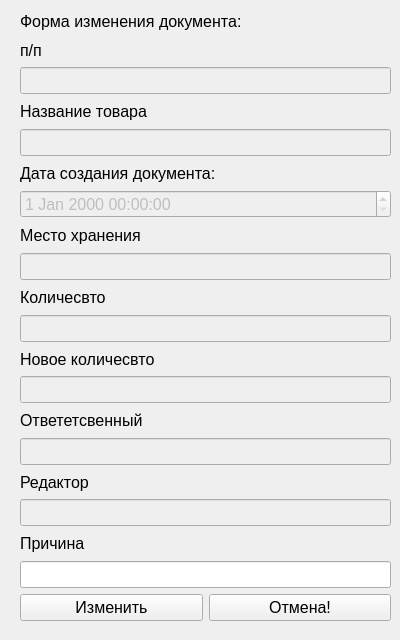
<?xml version="1.0" encoding="UTF-8"?>
<ui version="4.0">
 <class>MainUsersWorkersInventoryModify</class>
 <widget class="QWidget" name="MainUsersWorkersInventoryModify">
  <property name="geometry">
   <rect>
    <x>0</x>
    <y>0</y>
    <width>400</width>
    <height>640</height>
   </rect>
  </property>
  <property name="windowTitle">
   <string>Изменение</string>
  </property>
  <property name="windowIcon">
   <iconset resource="src.qrc">
    <normaloff>:/images/img/logopm.png</normaloff>:/images/img/logopm.png</iconset>
  </property>
  <property name="styleSheet">
   <string notr="true">#MainUsersWorkersInventoryModify{
border-image: url(:/images/img/fonpril.png);}</string>
  </property>
  <widget class="QWidget" name="">
   <property name="geometry">
    <rect>
     <x>20</x>
     <y>10</y>
     <width>371</width>
     <height>611</height>
    </rect>
   </property>
   <layout class="QVBoxLayout" name="verticalLayout_2">
    <item>
     <layout class="QVBoxLayout" name="verticalLayout">
      <item>
       <widget class="QLabel" name="label">
        <property name="font">
         <font>
          <pointsize>12</pointsize>
         </font>
        </property>
        <property name="text">
         <string>Форма изменения документа:</string>
        </property>
       </widget>
      </item>
      <item>
       <widget class="QLabel" name="label_10">
        <property name="font">
         <font>
          <pointsize>12</pointsize>
         </font>
        </property>
        <property name="text">
         <string>п/п</string>
        </property>
       </widget>
      </item>
      <item>
       <widget class="QLineEdit" name="txtID">
        <property name="enabled">
         <bool>false</bool>
        </property>
        <property name="font">
         <font>
          <pointsize>12</pointsize>
         </font>
        </property>
       </widget>
      </item>
      <item>
       <widget class="QLabel" name="label_2">
        <property name="font">
         <font>
          <pointsize>12</pointsize>
         </font>
        </property>
        <property name="text">
         <string>Название товара</string>
        </property>
       </widget>
      </item>
      <item>
       <widget class="QLineEdit" name="txtProduct">
        <property name="enabled">
         <bool>false</bool>
        </property>
        <property name="font">
         <font>
          <pointsize>12</pointsize>
         </font>
        </property>
       </widget>
      </item>
      <item>
       <widget class="QLabel" name="label_3">
        <property name="font">
         <font>
          <pointsize>12</pointsize>
         </font>
        </property>
        <property name="text">
         <string>Дата создания документа:</string>
        </property>
       </widget>
      </item>
      <item>
       <widget class="QDateTimeEdit" name="dtDate">
        <property name="enabled">
         <bool>false</bool>
        </property>
        <property name="font">
         <font>
          <pointsize>12</pointsize>
         </font>
        </property>
       </widget>
      </item>
      <item>
       <widget class="QLabel" name="label_4">
        <property name="font">
         <font>
          <pointsize>12</pointsize>
         </font>
        </property>
        <property name="text">
         <string>Место хранения</string>
        </property>
       </widget>
      </item>
      <item>
       <widget class="QLineEdit" name="txtLocation">
        <property name="enabled">
         <bool>false</bool>
        </property>
        <property name="font">
         <font>
          <pointsize>12</pointsize>
         </font>
        </property>
       </widget>
      </item>
      <item>
       <widget class="QLabel" name="label_5">
        <property name="font">
         <font>
          <pointsize>12</pointsize>
         </font>
        </property>
        <property name="text">
         <string>Количесвто</string>
        </property>
       </widget>
      </item>
      <item>
       <widget class="QLineEdit" name="txtCount">
        <property name="enabled">
         <bool>false</bool>
        </property>
        <property name="font">
         <font>
          <pointsize>12</pointsize>
         </font>
        </property>
       </widget>
      </item>
      <item>
       <widget class="QLabel" name="label_9">
        <property name="font">
         <font>
          <pointsize>12</pointsize>
         </font>
        </property>
        <property name="text">
         <string>Новое количесвто</string>
        </property>
       </widget>
      </item>
      <item>
       <widget class="QLineEdit" name="txtNewCount">
        <property name="enabled">
         <bool>false</bool>
        </property>
        <property name="font">
         <font>
          <pointsize>12</pointsize>
         </font>
        </property>
       </widget>
      </item>
      <item>
       <widget class="QLabel" name="label_6">
        <property name="font">
         <font>
          <pointsize>12</pointsize>
         </font>
        </property>
        <property name="text">
         <string>Ответетсвенный</string>
        </property>
       </widget>
      </item>
      <item>
       <widget class="QLineEdit" name="txtResponsible">
        <property name="enabled">
         <bool>false</bool>
        </property>
        <property name="font">
         <font>
          <pointsize>12</pointsize>
         </font>
        </property>
       </widget>
      </item>
      <item>
       <widget class="QLabel" name="label_7">
        <property name="font">
         <font>
          <pointsize>12</pointsize>
         </font>
        </property>
        <property name="text">
         <string>Редактор</string>
        </property>
       </widget>
      </item>
      <item>
       <widget class="QLineEdit" name="txtChanger">
        <property name="enabled">
         <bool>false</bool>
        </property>
        <property name="font">
         <font>
          <pointsize>12</pointsize>
         </font>
        </property>
       </widget>
      </item>
      <item>
       <widget class="QLabel" name="label_8">
        <property name="font">
         <font>
          <pointsize>12</pointsize>
         </font>
        </property>
        <property name="text">
         <string>Причина</string>
        </property>
       </widget>
      </item>
      <item>
       <widget class="QLineEdit" name="txtExplanations">
        <property name="font">
         <font>
          <pointsize>12</pointsize>
         </font>
        </property>
       </widget>
      </item>
     </layout>
    </item>
    <item>
     <layout class="QHBoxLayout" name="horizontalLayout">
      <item>
       <widget class="QPushButton" name="pbEdit">
        <property name="font">
         <font>
          <pointsize>12</pointsize>
         </font>
        </property>
        <property name="text">
         <string>Изменить</string>
        </property>
       </widget>
      </item>
      <item>
       <widget class="QPushButton" name="pbClose">
        <property name="font">
         <font>
          <pointsize>12</pointsize>
         </font>
        </property>
        <property name="text">
         <string>Отмена!</string>
        </property>
       </widget>
      </item>
     </layout>
    </item>
   </layout>
  </widget>
 </widget>
 <resources>
  <include location="src.qrc"/>
 </resources>
 <connections/>
</ui>
